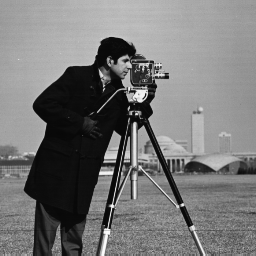
#> input picture image/cameraman.png, 256 x 256 px
$ python BilateralFilter.py
#> lines starting #> are read from the running program, lines starting #| are printed output that depends on the picture
import cv2
import numpy as np
import matplotlib.pyplot as plt
from numpy.ma.core import indices


def main():
    # image read as gray scale
    image = cv2.imread("image/cameraman.png", cv2.IMREAD_GRAYSCALE) # (height, width)
#> image is the input picture: shape (256, 256); min 7, max 253, mean 118.7

    # test code
    # cv2.imshow("OpenCV Test", image)

    kernel_size = 5
    sigmaColor = 25
    sigmaSpace = 5

    filtered_image_cv = BilateralFilter_SJ(image, kernel_size, sigmaColor, sigmaSpace)
    cv2.imshow(f"OpenCV BilaterFilter (k = {kernel_size}, sigma_color = {sigmaColor}, sigma_space = {sigmaSpace})", filtered_image_cv)
    cv2.imshow("Origin image", image)

    cv2.waitKey(0)
    cv2.destroyAllWindows()

def get_gaussian_function(x: float, y:float, sigma: float) -> float:
    return np.exp(((x**2 + y**2)/sigma**2) * (-0.5))

def BilateralFilter_SJ(image: np.ndarray, width: int, sigmaColor: float, sigmaSpace: float) -> np.ndarray:
#> called with width = 5, sigmaColor = 25, sigmaSpace = 5
    center = width//2

    # Create filter size array
    spatial_kernel = np.zeros((width, width))

    for i in range(width):
        for j in range(width):
            x = i-center
            y = j-center

            spatial_kernel[i,j] = get_gaussian_function(x, y, sigmaSpace)

    image_row, image_col = image.shape
#> image_row = 256; image_col = 256
    output_image = np.zeros((image_row, image_col))

    for i in range(image_row):
        for j in range(image_col):
            val = 0.0
            weight_sum = 0.0
            center_val = image[i,j]

            for m in range(-center, center+1):
                for n in range(-center, center+1):
                    x = min(max(i+m, 0), image_row-1)
                    y = min(max(j+n, 0), image_col-1)

                    color_diff = float(image[x,y]) - float(center_val)

                    color_similarity = get_gaussian_function(color_diff, 0, sigmaColor)
                    weight = color_similarity*spatial_kernel[m+center, n+center]

                    val +=  weight* image[x,y]
                    weight_sum += weight

            output_image[i,j] = val/weight_sum if weight_sum != 0 else center_val
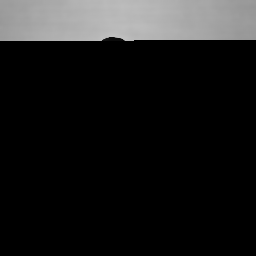
#> output_image: shape (256, 256) float64; min 0, max 192.1, mean 27

    output_image = np.clip(output_image, 0, 255).astype(image.dtype)

    return output_image

# [111 lines left out: functions BilateralFilter_SH, BilateralFilter_JY, not called in this run]

if __name__ == "__main__":
#> (the run stopped early here; a loop or call above may not have finished)
